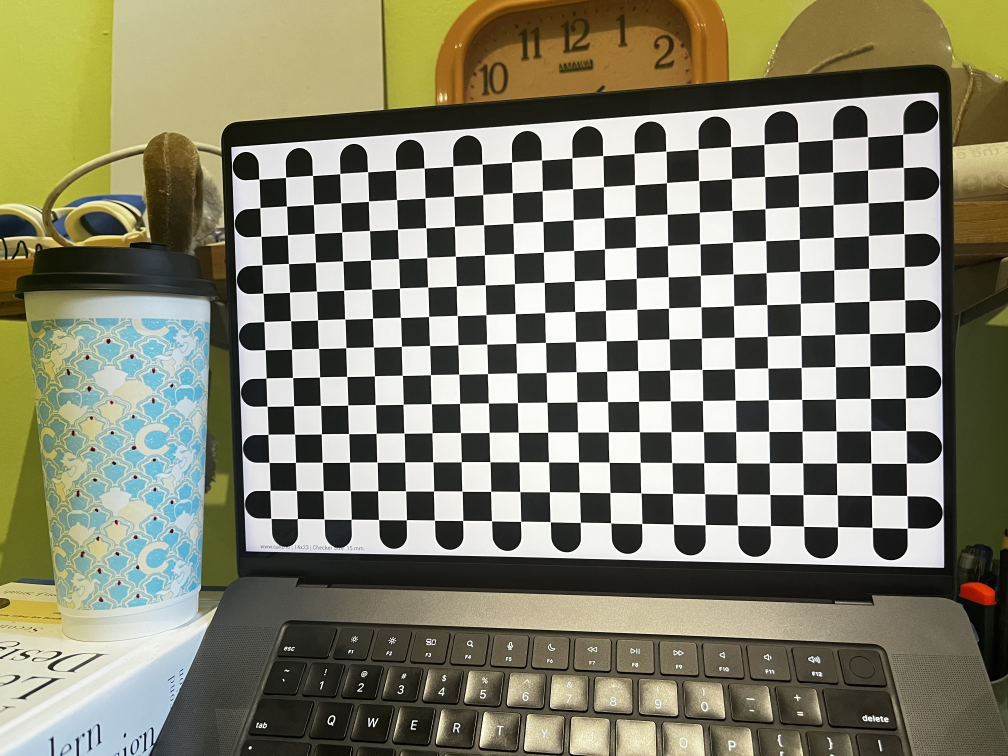
#> input picture assignment_6/SelfCapture/Cup/IMG_3499.jpeg, 4032 x 3024 px (shown at 1/4 size)
$ jupyter execute red_label_test.ipynb
#> lines starting #> are read from the running program, lines starting #| are printed output that depends on the picture; after the words box and inside, x2 and y2 are one past the last pixel; in counts of white or black regions, pixels touching at a corner belong together
[cell 1]
import cv2
import numpy as np

# Load the image
image = cv2.imread('SelfCapture/Cup/IMG_3499.jpeg')
#> image is the input picture: shape (3024, 4032, 3); mean B, G, R 108.9, 129.1, 130.5

# Convert to HSV color space
hsv = cv2.cvtColor(image, cv2.COLOR_BGR2HSV)
#> hsv: shape (3024, 4032, 3); mean H, S, V 37, 61.1, 133.9

# Define range for red color, including darker reds
lower_red1 = np.array([0, 50, 20])    # Lower bound for red (near 0 hue)
upper_red1 = np.array([10, 255, 255]) # Upper bound for red
lower_red2 = np.array([170, 50, 20])  # Lower bound for red (near 180 hue)
upper_red2 = np.array([190, 255, 255]) # Upper bound for red

# Create masks for red color
mask1 = cv2.inRange(hsv, lower_red1, upper_red1)
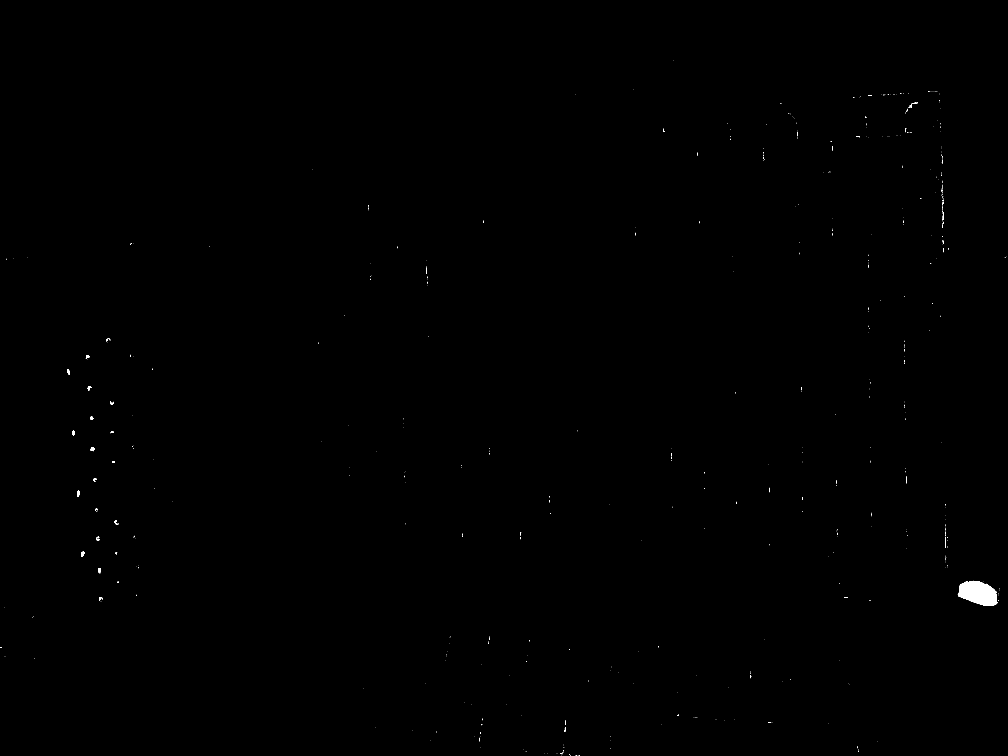
#> mask1: shape (3024, 4032) (shown at 1/4 size); 0.13% white; 585 white regions (552 under 20 px), largest, box (x1, y1, x2, y2) and area: (3832, 2324, 3990, 2424) 11289, (325, 2207, 340, 2227) 187, (362, 1789, 380, 1805) 174
mask2 = cv2.inRange(hsv, lower_red2, upper_red2)
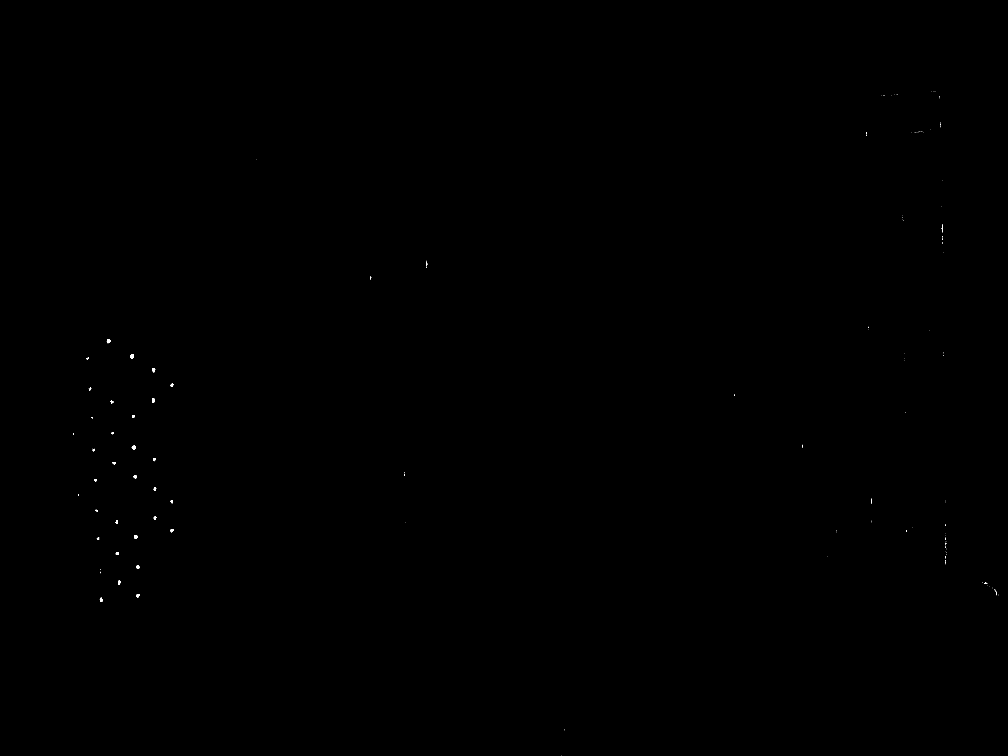
#> mask2: shape (3024, 4032) (shown at 1/4 size); 0.03% white; 154 white regions (120 under 20 px), largest, box (x1, y1, x2, y2) and area: (527, 1783, 544, 1798) 183, (522, 1417, 535, 1434) 176, (427, 1356, 442, 1373) 172
mask = mask1 + mask2  # Combine both red ranges
#> mask: shape (3024, 4032); 0.16% white; 621 white regions (570 under 20 px), largest, box (x1, y1, x2, y2) and area: (3832, 2324, 3990, 2424) 11374, (426, 1355, 442, 1373) 228, (362, 1789, 380, 1805) 219

# Apply morphological operations to clean up the mask
kernel = np.ones((5, 5), np.uint8)
mask = cv2.erode(mask, kernel, iterations=1)  # Remove small noise
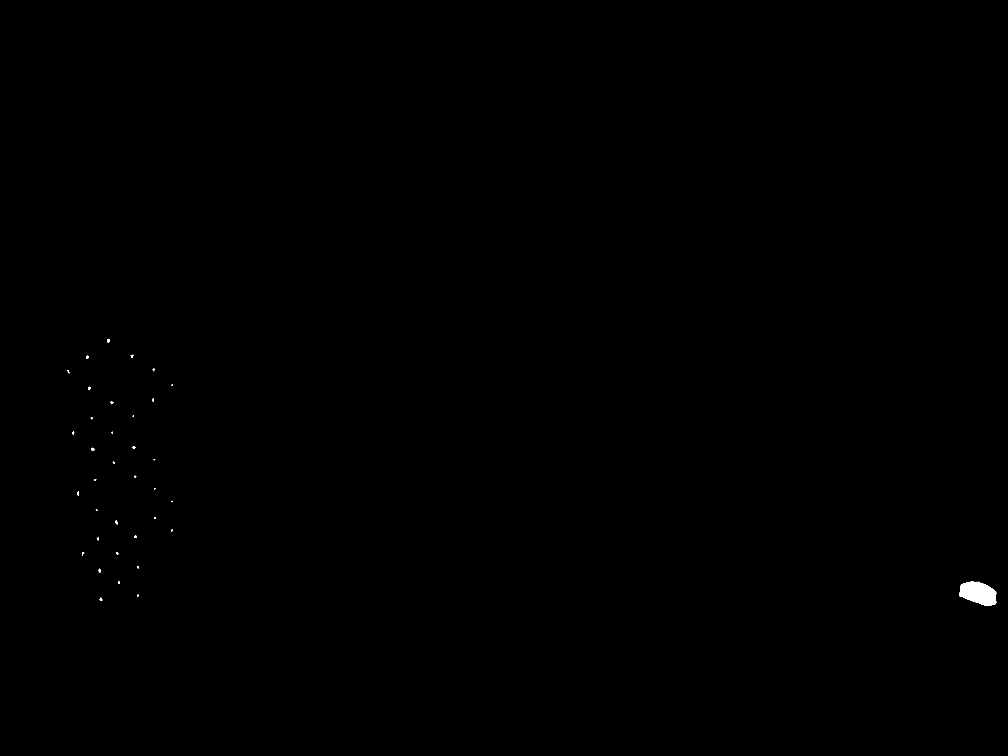
#> mask: shape (3024, 4032) (shown at 1/4 size); 0.1% white; 36 white regions (3 under 20 px), largest, box (x1, y1, x2, y2) and area: (3836, 2327, 3987, 2422) 10250, (428, 1357, 440, 1370) 110, (365, 1791, 378, 1802) 99
mask = cv2.dilate(mask, kernel, iterations=1) # Close small gaps
#> mask: shape (3024, 4032); 0.13% white; 36 white regions

# Find contours of the red dots
contours, _ = cv2.findContours(mask, cv2.RETR_EXTERNAL, cv2.CHAIN_APPROX_SIMPLE)
#> contours = 36 contours; largest, box (x1, y1, x2, y2) and area: (3834, 2325, 3989, 2424) 11074, (426, 1355, 442, 1372) 200, (363, 1789, 380, 1804) 186, (459, 2080, 473, 2100) 184, (397, 2389, 411, 2406) 179

# Get centers of contours and sort by y then x (top-left to bottom-right)
min_area = 16  # Minimum area for a dot
max_area = 400
y_min = 750
dot_centers = []
for contour in contours:
    area = cv2.contourArea(contour)
    if area > min_area and area<max_area:
        (x, y), radius = cv2.minEnclosingCircle(contour)
        if y>y_min:
            dot_centers.append((int(x), int(y), radius))
#> this loop made 36 passes
#> (area, x, y, radius) on passes 1, 2, 4, 5, 6, 7, 8, 9, 10, 11, 12, 13: (179, 403, 2397.5, 9.01), (104.5, 551.5, 2382.5, 7.11), (112.5, 476.5, 2330, 7.43), (146.5, 398.5, 2282, 9.66), (114, 551, 2268.5, 7.16), (114, 468.5, 2213.5, 7.11), (151, 331.5, 2216, 9.71), (129.5, 392, 2154.5, 8.08), (137, 542.4, 2147.1, 7.52), (87.5, 688, 2122, 6.4), (184.5, 466, 2089.5, 10.31), (65, 620, 2071.8, 5.62)
#> area on pass 3: 11073.5
#> after the loop, dot_centers = 35 items, first 6: (403, 2397, 9.01), (551, 2382, 7.11), (476, 2330, 7.43), (398, 2282, 9.66), (551, 2268, 7.16), (468, 2213, 7.11)
# Sort by y (ascending) then x (ascending)
dot_centers.sort(key=lambda p: (p[1], -p[0]))

# Draw contours and labels
output_image = image.copy()
for i, (x, y, radius) in enumerate(dot_centers):
    # Draw green circle around the dot
    cv2.circle(output_image, (x, y), int(radius), (0, 255, 0), 2)

    # Add larger label at top-right of the center
    label = f"Dot {i+1}"
    label_pos = (x + 5, y - 5)  # Top-right offset
    cv2.putText(output_image, label, label_pos, cv2.FONT_HERSHEY_SIMPLEX, 1.0, (0, 255, 255), 2, cv2.LINE_AA)
#> this loop made 35 passes
#> (x, y, radius, label, label_pos) on passes 1 to 12: (433, 1362, 9.19, 'Dot 1', (438, 1357)), (528, 1424, 8.75, 'Dot 2', (533, 1419)), (349, 1428, 8.09, 'Dot 3', (354, 1423)), (614, 1479, 7.89, 'Dot 4', (619, 1474)), (273, 1486, 9.62, 'Dot 5', (278, 1481)), (687, 1540, 6.1, 'Dot 6', (692, 1535)), (357, 1553, 8.86, 'Dot 7', (362, 1548)), (612, 1600, 8.86, 'Dot 8', (617, 1595)), (447, 1610, 8.18, 'Dot 9', (452, 1605)), (533, 1664, 5.41, 'Dot 10', (538, 1659)), (366, 1672, 6.27, 'Dot 11', (371, 1667)), (448, 1730, 5.59, 'Dot 12', (453, 1725))

# Save or display results
cv2.imwrite('detected_red_dots_with_labels_2.jpg', output_image)
# [6 lines of commented-out code are left out]
for i, (x, y, _) in enumerate(dot_centers):
    print(f"Dot {i+1} center: ({x}, {y})")
#> this loop made 35 passes
#> (x, y) on passes 1 to 12: (433, 1362), (528, 1424), (349, 1428), (614, 1479), (273, 1486), (687, 1540), (357, 1553), (612, 1600), (447, 1610), (533, 1664), (366, 1672), (448, 1730)
#| Dot 1 center: (433, 1362)
#| Dot 2 center: (528, 1424)
#| Dot 3 center: (349, 1428)
#| Dot 4 center: (614, 1479)
#| Dot 5 center: (273, 1486)
#| Dot 6 center: (687, 1540)
#| Dot 7 center: (357, 1553)
#| Dot 8 center: (612, 1600)
#> (further printed lines are left out)
